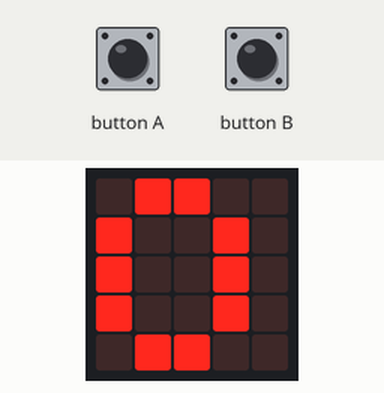
Recording of a program running on a simulated BBC micro:bit running MicroPython. Shown: the board's 5×5 LED display. The inputs (shaded band) are chosen by the test bench.

Above: at 2.0 s.
2.1 s: button A pressed for 0.15 s
At 3.9 s:
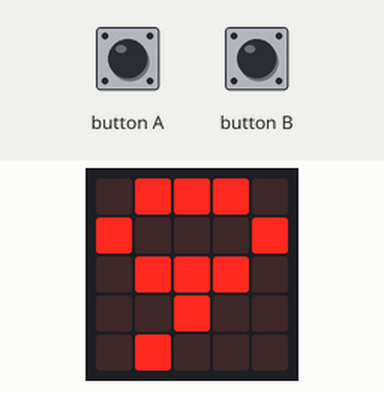
At 4.9 s:
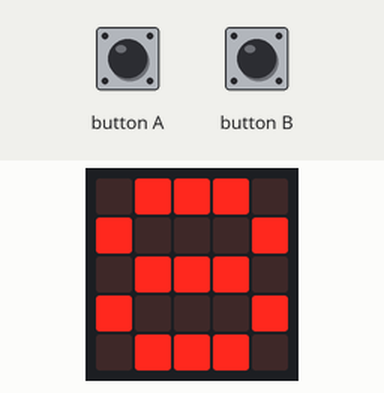
Timing chart, 0 to 6.4 s (numbered marks = the images above; inputs shaded):
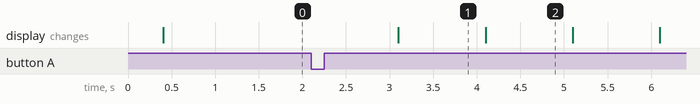

The program:

up_04_______up.py
```python
from microbit import *

display.show(10)

while True:
    if button_b.is_pressed():
        display.show(10)
    if button_a.is_pressed():
        count = 9
        for a in range(10):
            sleep(1000)
            display.show(count)
            count = count-1
```

Measured:
- after the input at 2.1 s, the display: changes after 1.0 s (image 1)
- what the display in image 1 shows lasts 1.0 s, from 3.1 s to 4.1 s
